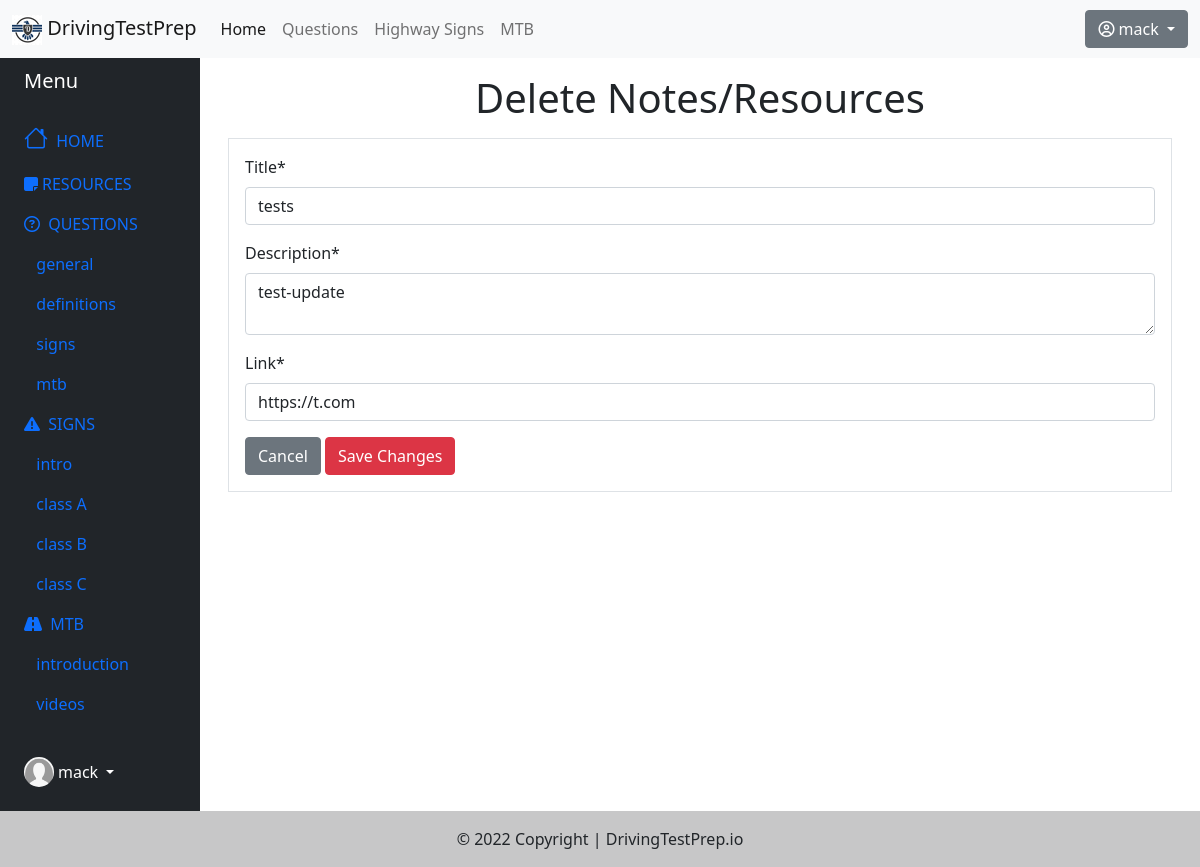
/mtb/notes-edit/5/ (signed in), run on the app's committed database.
### mtb/models.py (models this page shows, shortened)
class Notes(models.Model):
    title = models.CharField(max_length=100)
    description = models.TextField()
    link = models.URLField()
    owner = models.ForeignKey(User, on_delete=models.DO_NOTHING, blank=True)
    date_added = models.DateTimeField(default=datetime.now, blank=True)
    class Meta:
        ordering = ["-id"]

### mtb/views.py (the view, shortened to what this page needs)
# urls.py: path('notes-edit/<str:pk>/', NotesUpdateView.as_view(), name='notes-edit'),
class NotesUpdateView(LoginRequiredMixin, SuccessMessageMixin, UserPassesTestMixin, UpdateView):
    model = Notes
    template_name = 'mtb/notes_edit.html'
    fields = ['title', 'description', 'link']
    success_url = reverse_lazy('mtb-notes')
    success_message = "Resource was updated successfully"
    def test_func(self):
        if self.request.user == self.get_object().owner:
            return True
        return False

### mtb/templates/mtb/notes_edit.html (shortened to what this page needs)
{% extends "highwaysign/base_sidenav.html" %}
{% load crispy_forms_tags widget_tweaks %}
{% block content1 %}
<h1 class="text-center">Delete Notes/Resources</h1>
<div class="border m-3 p-3">
    <form method="POST"> {% csrf_token %}
        {{ form.title|as_crispy_field }}
        {{ form.description|attr:"rows:2"|as_crispy_field }}
        {{ form.link|as_crispy_field }}
        <a href="{% url 'mtb-notes' %}"><button type="button" class="btn btn-secondary" >Cancel</button></a>
        <button type="submit" class="btn btn-danger">Save Changes</button>
    </form>
</div>
{% endblock content1 %}

### highwaysign/templates/highwaysign/base_sidenav.html (shortened to what this page needs)
{% extends "highwaysign/base.html" %}
{% load static %}
{% block content %}
<div class="container-fluid">
    <div class="row flex-nowrap">
        <div class="col-auto col-md-3 col-xl-2 px-sm-2 px-0 bg-dark">
            <div class="d-flex flex-column align-items-center align-items-sm-start px-3 pt-2 text-white">
                <a href="/" class="d-flex align-items-center pb-3 mb-md-0 me-md-auto text-white text-decoration-none">
                    <span class="fs-5 d-none d-sm-inline">Menu</span>
                </a>
                <ul class="nav nav-pills flex-column mb-sm-auto mb-0 align-items-center align-items-sm-start" id="menu">
                    <li class="nav-item">
                        <a href="{% url 'home' %}" class="nav-link align-middle px-0">
                            <i class="fs-4 bi-house"></i> <span class="ms-1 d-none d-sm-inline">HOME</span>
                        </a>
                    </li>
                    <li class="nav-item">
                        <a href="{% url 'mtb-notes' %}" class="nav-link align-middle px-0">
                            <i class="fa fa-sticky-note" aria-hidden="true"></i><span class="ms-1 d-none d-sm-inline">RESOURCES</span>
                        </a>
                    </li>
                    <li>
                        <a href="#submenu1" data-bs-toggle="collapse" class="nav-link px-0 align-middle">
                            <i class="fa fa-question-circle-o" aria-hidden="true"></i> <span class="ms-1 d-none d-sm-inline">QUESTIONS</span> </a>
                        <ul class="collapse show nav flex-column ms-1" id="submenu1" data-bs-parent="#menu">
                            <li class="w-100">
                                <a href="{% url 'general-q' %}" class="nav-link px-0"> <span class="d-none d-sm-inline">&nbsp;&nbsp;general</a>
                            </li>
                            <li>
                                <a href="{% url 'definitions-q' %}" class="nav-link px-0"> <span class="d-none d-sm-inline">&nbsp;&nbsp;definitions</a>
                            </li>
                            <li>
                                <a href="{% url 'signs-q' %}" class="nav-link px-0"> <span class="d-none d-sm-inline">&nbsp;&nbsp;signs</a>
                            </li>
                            <li>
                                <a href="{% url 'mtb-q' %}" class="nav-link px-0"> <span class="d-none d-sm-inline">&nbsp;&nbsp;mtb</a>
                            </li>
                        </ul>
                    </li>
                    <li>
                        <a href="#submenu2" data-bs-toggle="collapse" class="nav-link px-0 align-middle ">
                            <i class="fa fa-exclamation-triangle" aria-hidden="true"></i> <span class="ms-1 d-none d-sm-inline">SIGNS</span></a>
                        <ul class="collapse show nav flex-column ms-1" id="submenu2" data-bs-parent="#menu">
                            <li class="w-100">
                                <a href="{% url 'signs' %}" class="nav-link px-0"> <span class="d-none d-sm-inline">&nbsp;&nbsp;intro</a>
                            </li>
                            <li class="w-100">
                                <a href="{% url 'class-a-signs' %}" class="nav-link px-0"> <span class="d-none d-sm-inline">&nbsp;&nbsp;class A</a>
                            </li>
                            <li>
                                <a href="{% url 'class-b-signs' %}" class="nav-link px-0"> <span class="d-none d-sm-inline">&nbsp;&nbsp;class B</a>
                            </li>
                            <li>
                                <a href="{% url 'class-c-signs' %}" class="nav-link px-0"> <span class="d-none d-sm-inline">&nbsp;&nbsp;class C</a>
                            </li>
                        </ul>
                    </li>
                    <li>
                        <a href="#submenu3" data-bs-toggle="collapse" class="nav-link px-0 align-middle">
                            <i class="fa fa-road" aria-hidden="true"></i> <span class="ms-1 d-none d-sm-inline">MTB</span> </a>
                            <ul class="collapse show nav flex-column ms-1" id="submenu3" data-bs-parent="#menu">
                            <li class="w-100">
                                <a href="{% url 'mtb-intro' %}" class="nav-link px-0"> <span class="d-none d-sm-inline">&nbsp;&nbsp;introduction</a>
                            </li>
                            <li>
                                <a href="{% url 'mtb-videos' %}" class="nav-link px-0"> <span class="d-none d-sm-inline">&nbsp;&nbsp;videos</a>
                            </li>
                        </ul>
                    </li>
                </ul>
                <div class="dropdown pb-4">
                    <a href="#" class="d-flex align-items-center text-white text-decoration-none dropdown-toggle" id="dropdownUser1" data-bs-toggle="dropdown" aria-expanded="false">
                        <img src="{% static 'highwaysign/images/default.png' %}" alt="hugenerd" width="30" height="30" class="rounded-circle">
                        <span class="d-none d-sm-inline mx-1">{{ user.username }}</span>
                    </a>
                </div>
            </div>
        </div>
        <div class="col py-3">
            {% block content1 %}{% endblock content1 %}
        </div>
    </div>
</div>
{% endblock content%}

### highwaysign/templates/highwaysign/base.html (shortened to what this page needs)
{% load static %}
<!DOCTYPE html>
<html lang="en">
<head>
    <link href="https://cdn.jsdelivr.net/npm/bootstrap@5.1.3/dist/css/bootstrap.min.css" rel="stylesheet">
    <link rel="stylesheet" href="https://cdn.jsdelivr.net/npm/bootstrap-icons@1.8.1/font/bootstrap-icons.css">
    <link rel="stylesheet" href="{% static 'highwaysign/css/login.css' %}">
    <link rel="stylesheet" href="{% static 'questions/css/questions.css' %}">
    <link rel="stylesheet" href="https://cdn.datatables.net/1.10.24/css/dataTables.bootstrap4.min.css"/>
</head>
<body>
    <header>
        <nav class="navbar navbar-expand-md navbar-light bg-light">
            <div class="container-fluid">
              <a class="navbar-brand" href="{% url 'home' %}"><img src="{% static 'highwaysign/images/logo.png' %}" alt="logo"> DrivingTestPrep</a>
              <div class="collapse navbar-collapse" id="navbarScroll">
                <ul class="navbar-nav me-auto my-2 my-lg-0 navbar-nav-scroll" style="--bs-scroll-height: 100px;">
                  <li class="nav-item">
                    <a class="nav-link active" aria-current="page" href="{% url 'home' %}">Home</a>
                  </li>
                  <li class="nav-item">
                    <a class="nav-link" href="{% url 'general-q' %}">Questions</a>
                  </li>
                  <li class="nav-item">
                    <a class="nav-link" href="{% url 'signs' %}" tabindex="-1" aria-disabled="true">Highway Signs</a>
                  </li>
                  <li class="nav-item">
                    <a class="nav-link" href="{% url 'mtb-intro' %}" tabindex="-1" aria-disabled="true">MTB</a>
                  </li>
                </ul>
                {% if user.is_authenticated %}
                  <div class="dropdown">
                    <button class="btn btn-secondary dropdown-toggle" type="button" id="dropdownMenuButton1" data-bs-toggle="dropdown" aria-expanded="false">
                      <i class="fa fa-user-circle-o" aria-hidden="true"></i> {{ user.username }}
                    </button>
                  </div>
                {% else %}
                  <div>
                    <button class="btn btn-secondary" type="button" >
                      <a href="{% url 'login' %}" class="text-decoration-none"><i class="fa fa-user-circle-o" aria-hidden="true"></i> Login</a>
                    </button>
                  </div>
                {% endif %}
              </div>
            </div>
          </nav>
    </header>
    <main>
        {% block content %}{% endblock content %}
    </main>
    <footer class="bg-light text-center text-lg-start">
        <div class="text-center p-3" style="background-color: rgba(0, 0, 0, 0.2);">
          © 2022 Copyright |
          <a class="text-dark text-decoration-none" href="{% url 'home' %}">DrivingTestPrep.io</a>
        </div>
      </footer>
  </body>
</html>

### data on the page
Notes: title "tests", description "test-update", link "https://t.com"

### other printed values
{{ user.username }} "mack"
